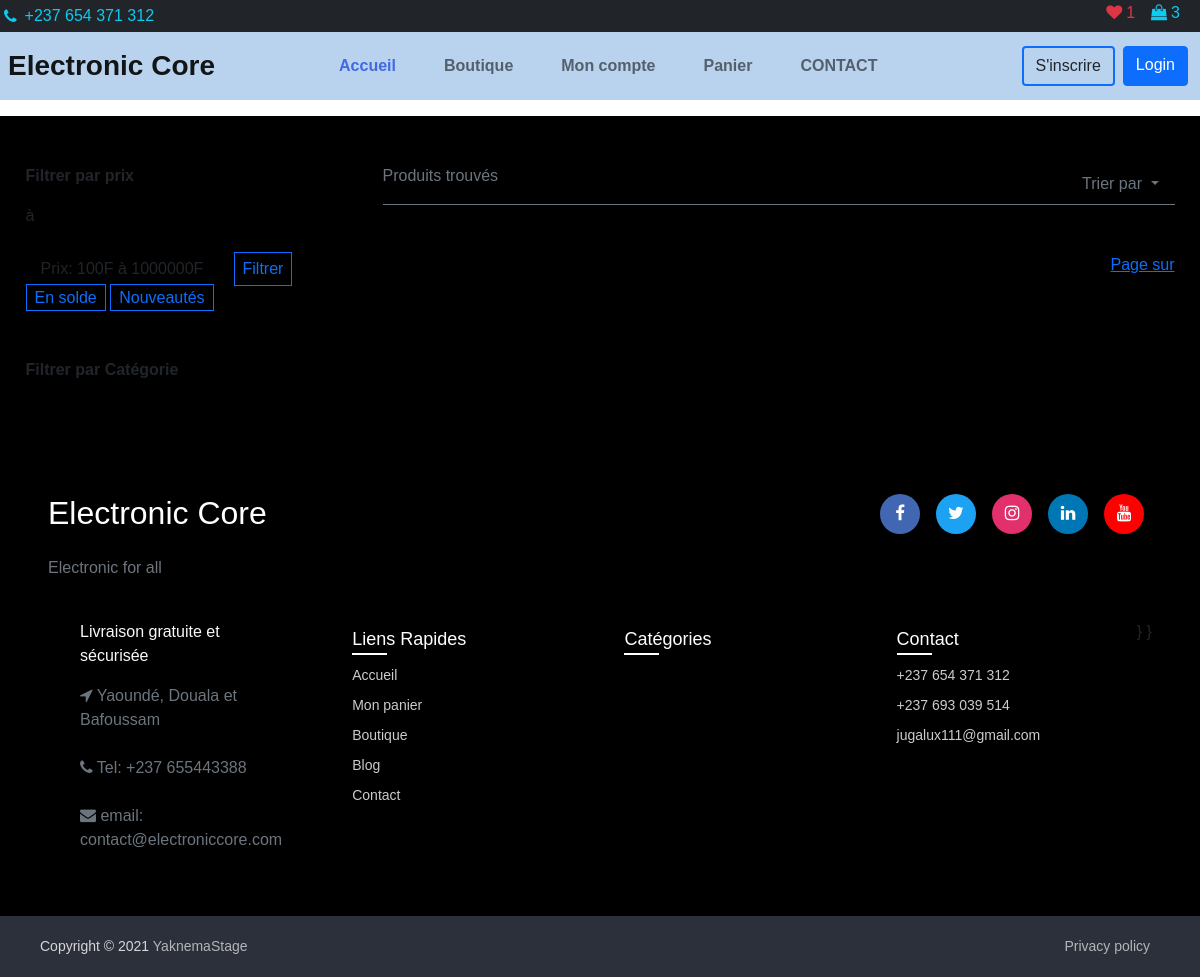
The app's page /articles/search, older data.
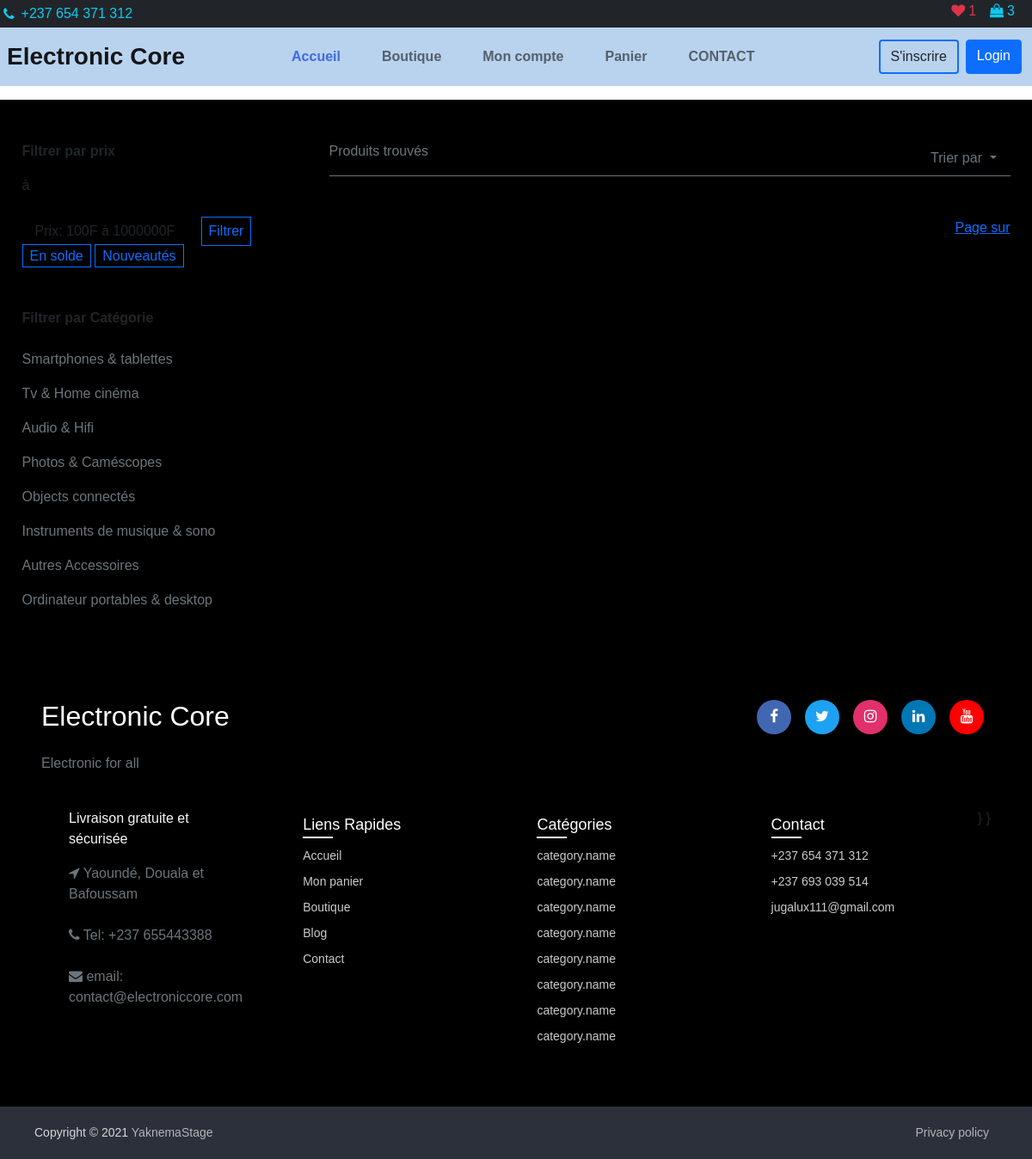
The same page, newer data.
### core/models.py (models this page shows, shortened)
class Category(models.Model):
    name = models.CharField(max_length=200, unique=True)
    slug = models.SlugField(max_length=200, unique=True)
    class Meta:
        verbose_name = 'Category'
        verbose_name_plural = 'Categories'

### core/views.py (the view, shortened to what this page needs)
# urls.py: path('articles/search', SearchView.as_view(), name='search'),
class SearchView(View):
    template_name = "core/search.html"
    def get(self, request, *args, **kwargs):
        context = {}
        return render(request, self.template_name, context)

### core/context_processors.py (called while the page is built)
def categories(request):
    categories = Category.objects.all()
    return {'categories': categories}

### core/templates/core/search.html (shortened to what this page needs)
{% extends 'core/base.html' %}
{% block content %}
	<div class="row mt-3">
			<div class="col-lg-3 mx-auto py-5">
				<p class="fw-bold">Filtrer par prix</p>
				<div class="bg">
					<label>
					   à
					</label>
					<br><br>
				</div>
				<div class="d-flex justify-content-around">
					<p class="my-auto">Prix: 100F à 1000000F</p>
					<a href="#" class="py-1 px-2 text-decoration-none border border-1 border-primary">Filtrer</a>
				</div>
				<a href="{% url "core:filter" 'en-solde' %}" class="py-1 px-2 text-decoration-none border border-1 border-primary">En solde</a>
				<a href="{% url "core:filter" 'new' %}" class="py-1 px-2 text-decoration-none border border-1 border-primary">Nouveautés</a>
				<div class="mt-5 d-grid">
					<p class="fw-bold mb-3">Filtrer par Catégorie</p>
					{% for category in categories %}
                    	<a href="{% url 'core:show_category' category.slug %}" class="text-secondary my-2 text-decoration-none">
						{{ category.name }}
						</a>
					{%endfor%}
				</div>
			</div>
			<div class="col-lg-8 mx-auto py-5">
				<div class="d-flex justify-content-between mb-5 border border-secondary border-top-0 border-start-0 border-end-0">
					{% if nbre > 0 %}
						<p class="text-secondary"><span class="text-danger">Aucun</span> Produit trouvé</p>
					{% else %}
						<p class="text-secondary"> Produits trouvés</p>
					{% endif %}
					<div class="d-flex">
						<div>
							<a class="nav-link dropdown-toggle text-secondary" href="#" id="sortBy" role="button" data-bs-toggle="dropdown" aria-expanded="false">
							Trier par
							</a>
						</div>
					</div>
				</div>
				<div class="row pull-right">
                    <nav>
                        <ul class="pagination">
                            <li class="disabled"><a href="#">Page {{ products.number }} sur {{ products.paginator.num_pages }}</a></li>
                        </ul>
                    </nav>
                </div>
			</div>
		</div>
	</div>
{% endblock %}

### core/templates/core/base.html (shortened to what the changed rows need)
{%load static%}
<!DOCTYPE html>
<html lang="fr">
  <head>
    <link rel="stylesheet" type="text/css" href="/static/core/css/bootstrap.min.css">
    <link href="https://cdnjs.cloudflare.com/ajax/libs/font-awesome/4.7.0/css/font-awesome.min.css" rel="stylesheet">
    <link rel="stylesheet" type="text/css" href="/static/core/css/style.css">
  </head>
  <body>
    <div class="container-fluid px-0 me-lg-5">
      {% block content %}
      {% endblock %}
    <footer>
      <div class="content p-5">
        <div class="top d-flex justify-content-between mb-4">
          <div class="logo-details">
            <h2 class="logo_name text-white">Electronic Core</h2>
          </div>
        </div>
        <div class="link-boxes">
          <ul class="box">
            {%for category in categories %}
              <li><a href="#">category.name</a></li>
            {% endfor %}
          </ul>
        </div>
      </div>
    </footer>
  </body>
</html>

Row changes from the older to the newer data that the page shows:
added Category: name "Smartphones & tablettes"
added Category: name "Tv & Home cinéma"
added Category: name "Audio & Hifi"
added Category: name "Photos & Caméscopes"
added Category: name "Objects connectés"
added Category: name "Instruments de musique & sono"
added Category: name "Autres Accessoires"
added Category: name "Ordinateur portables & desktop"
